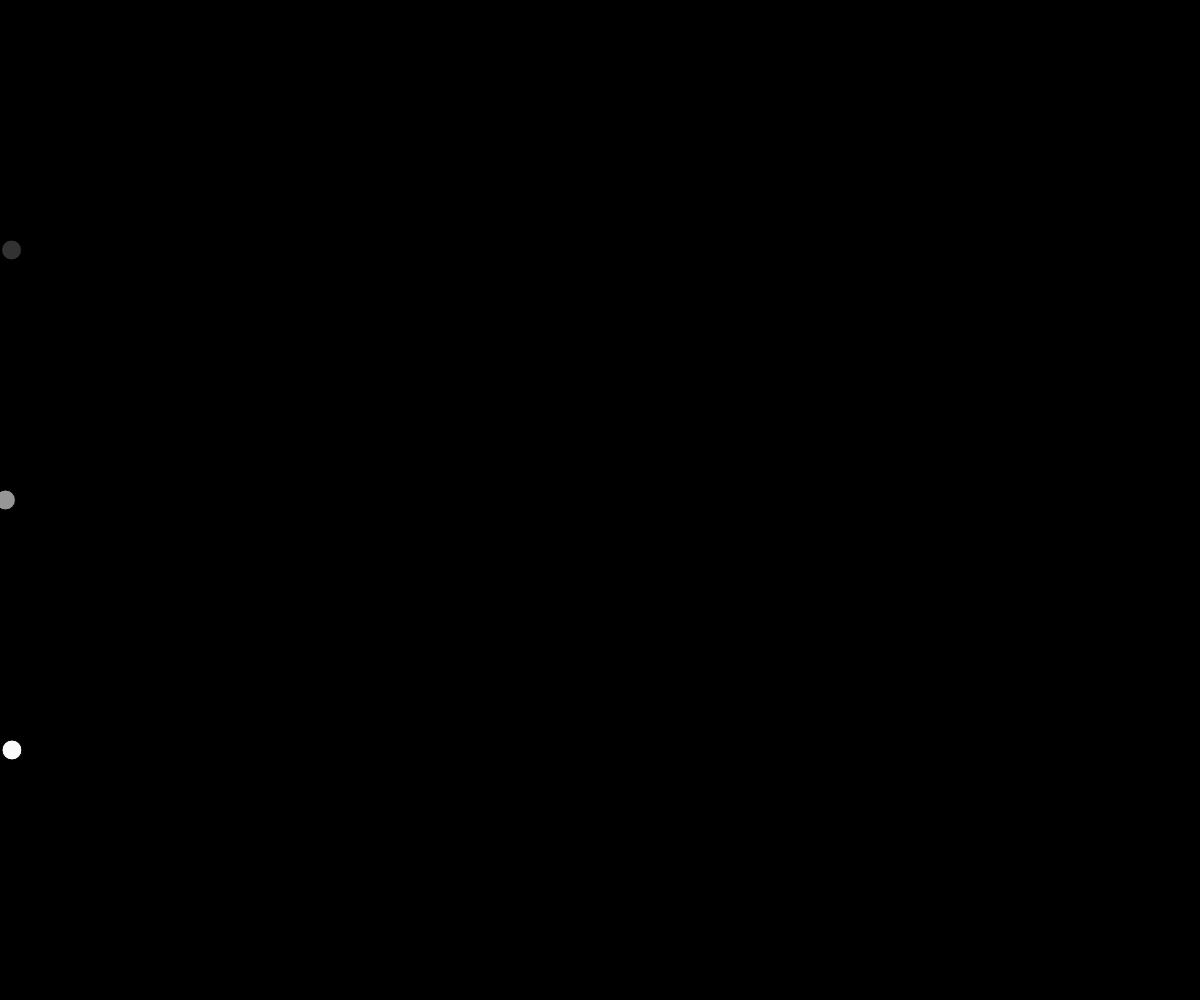
Frame 1 (no input)
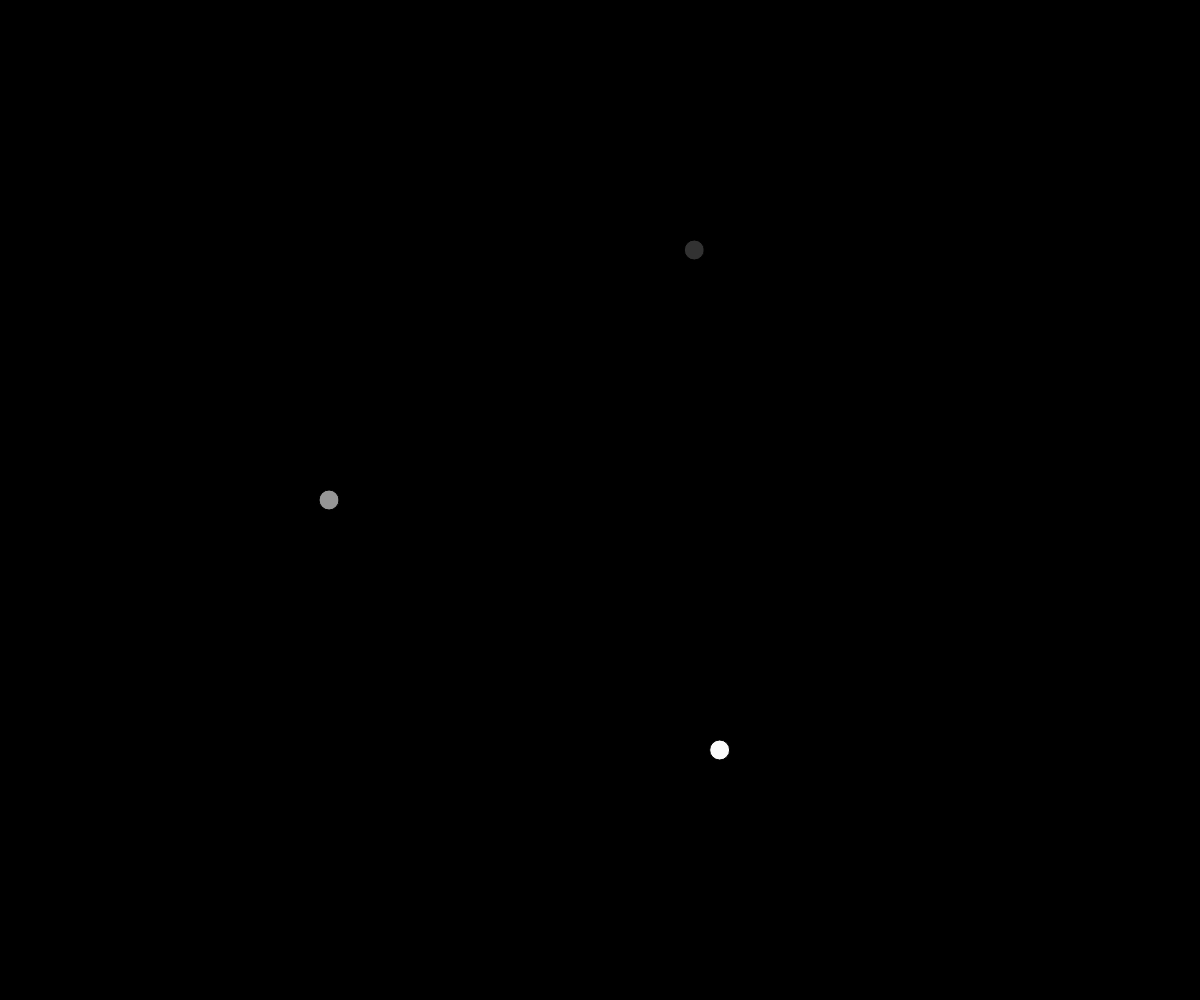
Frame 60 (no input)
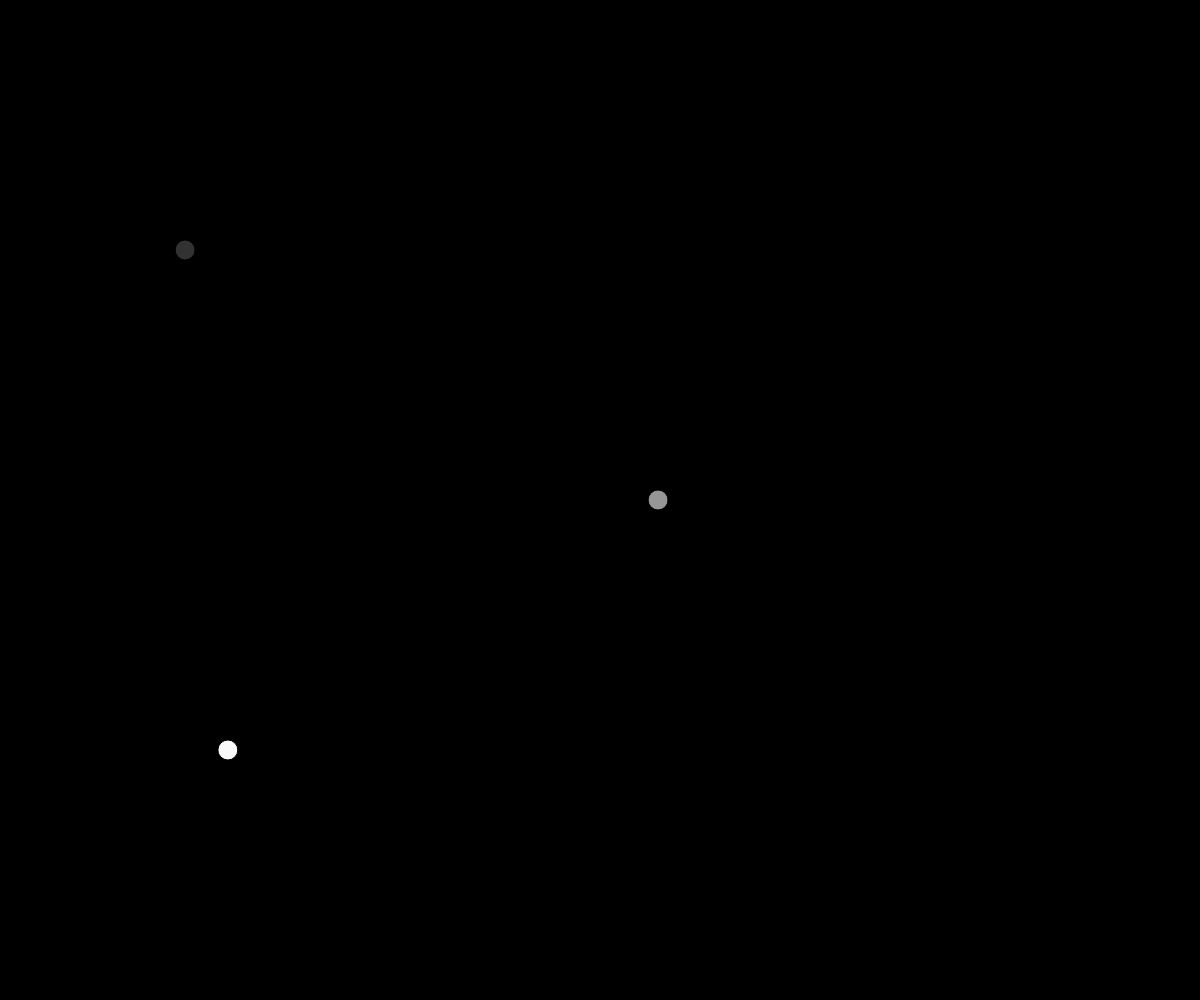
Frame 120 (the mouse pressed at the canvas centre since frame 60)

The p5.js sketch that drew these frames (run headless with seeded random() and noise() and a simulated clock; from frame 60 on, the mouse is pressed at the canvas centre):

// p5.js sketch
// ── sketch.js
// First Class Challenge
// Adrian Chan
// October 14, 2025

// GLOBAL VARIABLES
let racer1;
let racer2;
let racer3

function setup() {
  createCanvas(windowWidth, windowHeight);
  racer1 = new RoundRacer(height*0.25, 50);
  racer2 = new RoundRacer(height*0.5, 150);
  racer3 = new RoundRacer(height*0.75, 250);
}

function draw() {
  background(0);
  

  racer1.move();
  racer1.display();
  racer2.move();
  racer2.display();
  racer3.move();
  racer3.display();
  
    

}


class RoundRacer{
  // Constructor
  constructor(yPosition, color){
    this.xPosition = 0;
    this.yPosition = yPosition;
    this.xSpeed = random(3,15);
    this.color = color
  }

  // Function
  display(){
    fill(this.color);
    circle(this.xPosition, this.yPosition, 20)
  }

  move(){
    this.xPosition += this.xSpeed;
    if (this.xPosition> width){
      this.xPosition = 0;
    }
  }
}
